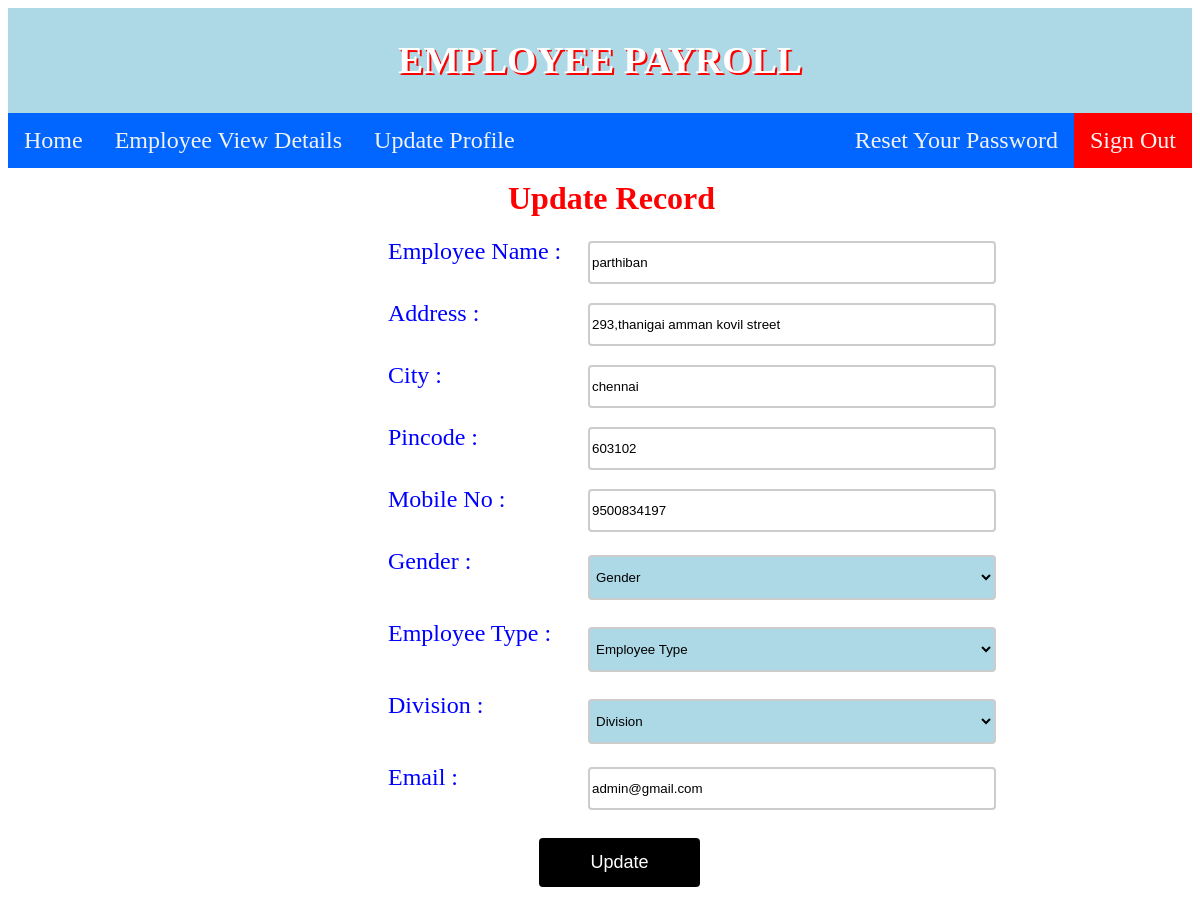
The app's page /employeeupdate.php (signed in) with its own data.
### tables this page shows
CREATE TABLE `users` (
  `id` int(50) NOT NULL,
  `trn_date` datetime NOT NULL,
  `name` varchar(100) NOT NULL,
  `address` varchar(100) NOT NULL,
  `city` varchar(100) NOT NULL,
  `pincode` int(100) NOT NULL,
  `mobileno` varchar(100) NOT NULL,
  `gender` varchar(100) NOT NULL,
  `emp_type` varchar(100) NOT NULL,
  `division` varchar(100) NOT NULL,
  `salary` int(11) NOT NULL,
  `email` varchar(100) NOT NULL,
  `password` varchar(100) NOT NULL,
  `submittedby` varchar(50) NOT NULL
);

### employeeupdate.php (the view, shortened to what this page needs)
<?php
require('config.php');
$id = $_SESSION["id"];
$query = "SELECT * from users where id='".$id."'";
$result = mysqli_query($link, $query) or die ( mysqli_error());
$row = mysqli_fetch_assoc($result);
?>
<!DOCTYPE html>
<html>
<head>
<link rel="stylesheet" href="welcome.css">
</head>
<body>
<div id="div">
        <h1>EMPLOYEE PAYROLL</h1>
    </div>
<div class="topnav">
  <a  href="employeewelcome.php">Home</a>
  <a href="employeedetails.php">Employee View Details </a>
  <a href="employeeupdate.php">Update Profile </a>
  <div class="topnav-right">
  <a href="employeepasswordreset.php" >Reset Your Password</a>
 <a style="background-color:red" href="employeelogout.php" >Sign Out</a>
  </div>
</div>
<div class="form">
<h1 id="h1">Update Record</h1>
<div>
<form name="form" method="post" action="">
<label>Employee Name :</label>
<p><input type="text" name="name" autocomplete="off" placeholder="Enter Name" required value="<?php echo $row['name'];?>" /></p>
<label>Address :</label>
<p><input type="text" autocomplete="off" name="address" placeholder="Enter Address" required value="<?php echo $row['address'];?>" /></p>
<label>City :</label>
<p><input type="text" autocomplete="off" name="city" placeholder="Enter city" required value="<?php echo $row['city'];?>" /></p>
<label>Pincode :</label>
<p><input type="number" autocomplete="off" name="pincode" placeholder="Enter pincode" required value="<?php echo $row['pincode'];?>" /></p>
<label>Mobile No :</label>
<p><input type="number" autocomplete="off" name="mobileno" pattern="^\d{10}$" placeholder="Enter mobileno" required value="<?php echo $row['mobileno'];?>" /></p>
<label >Gender :</label>
 <select name="gender"  placeholder="Gender" required value="<?php echo $row['gender'];?>">
     <option value="">Gender</option>
</select>
<label>Employee Type :</label>
 <select name="emp_type"  placeholder="Employee Type" required value="<?php echo $row['emp_type'];?>"  >
        <option value="">Employee Type</option>
</select>
 <label>Division :</label>
<select name="division"  placeholder="Division" required value="<?php echo $row['division'];?>" >
        <option value="">Division</option>
</select>
<label>Email :</label>
<p><input type="email"   name="email"  value="<?php echo $row['email'];?>"  required></p>
<p><input name="submit" type="submit" value="Update" ></p>
</form>
</div>
</div>
</body>
</html>

### welcome.css (style rules this page uses)
.topnav { overflow: hidden; background-color:#0066ff; }
.topnav a { float: left; color: #f2f2f2; text-align: center; padding: 14px 16px; text-decoration: none; font-size: x-large; font-family: 'Times New Roman', Times, serif; }
.topnav-right { float: right; }
form { margin: 0px 0px 0px 650px; }
#h1 { margin-left:750px; margin-top:-13cm; color:red; }
input[type=text], input[type=email] , input[type=password] { margin: -40px 0px 12px 200px; width: 400px; padding: 12px 2px; display:block; border: 2px solid #ccc; border-radius: 4px; box-sizing:unset; }
input[type=submit] { width: 20%; background-color:black; color: white; padding: 16px 15px; margin-left: 4cm; margin-top: 12px; border: none; border-radius: 4px; cursor: pointer; font-size: large; }

### employeeupdate.php (style rules this page uses)
#div { background-color: lightblue; color: white; text-shadow: 2px 2px red; text-align:center; font-size:0.5cm; padding:5px; }
form { margin: 0px 0px 0px 380px; }
#h1 { margin-left:500px; margin-top:12px; color:red; }
label { color: blue; font-size: x-large; }
input[type=text], input[type=email] , input[type=password], input[type=number] { margin: -40px 0px 12px 200px; width: 400px; padding: 12px 2px; display:block; border: 2px solid #ccc; border-radius: 4px; box-sizing:unset; }
select { margin: -20px 0px 20px 200px; width: 400px; padding: 12px 2px; display:block; border: 2px solid #ccc; border-radius: 4px; box-sizing:unset; background-color:lightblue; }
option { margin: -40px 0px 20px 200px; background-color: white; }
input[type=submit] { width: 20%; background-color:black; color: white; padding: 14px 20px; margin-left: 4cm; margin-top: 12px; border: none; border-radius: 4px; cursor: pointer; font-size: large; }

### records on screen
users: name "parthiban", address "293,thanigai amman kovil street", city "chennai", pincode "603102", mobileno "9500834197", email "admin@gmail.com"
